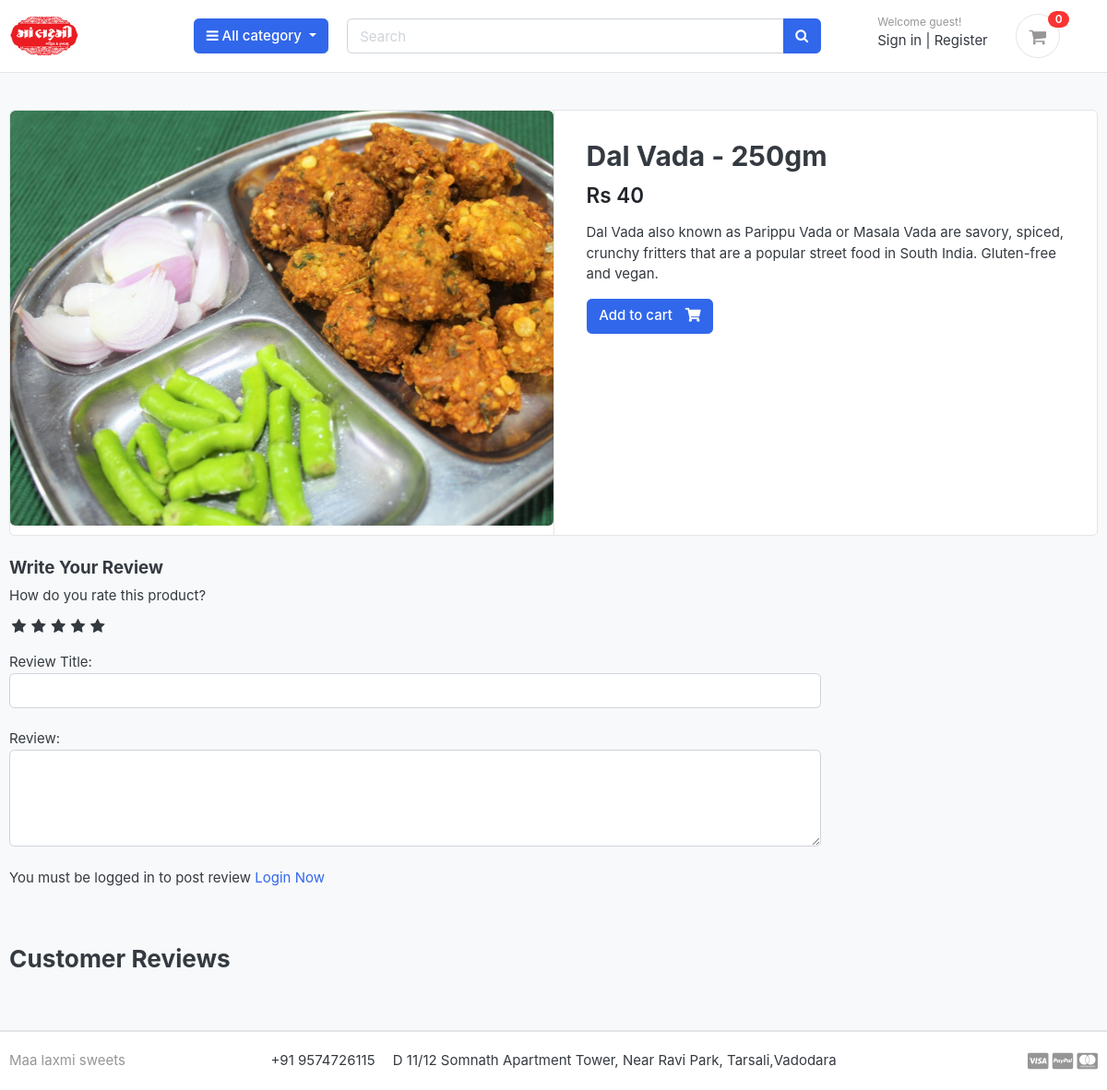
The page /store/category/farsan/dal-vada/ on the database its author committed.
### store/models.py (models this page shows, shortened)
class Product(models.Model):
    product_name = models.CharField(max_length=200,unique=True)
    slug = models.SlugField(max_length=200,unique=True)
    description = models.TextField(max_length=500,blank=True)
    price = models.IntegerField()
    images = models.ImageField(upload_to='photos/products')
    stock = models.IntegerField()
    is_available = models.BooleanField(default=True)
    category = models.ForeignKey(Category, on_delete=models.CASCADE)
    created_date = models.DateTimeField(auto_now_add=True)
    modified_date = models.DateTimeField(auto_now=True)

### store/views.py (the view)
# urls.py: path('category/<slug:category_slug>/<slug:product_slug>/',views.product_detail,name='product_detail'),
def product_detail(request, category_slug, product_slug):
    try:
        single_product = Product.objects.get(
            category__slug=category_slug, slug=product_slug)
        in_cart = CartItem.objects.filter(cart__cart_id=_cart_id(
            request), product=single_product).exists()
    except Exception as e:
        raise e
    if request.user.is_authenticated:
        try:
            orderproduct = OrderProduct.objects.filter(user=request.user,product_id=single_product.id).exists()
        except OrderProduct.DoesNotExist:
            orderproduct = None
    else:
        orderproduct = None
    reviews = ReviewRating.objects.filter(product_id=single_product.id,status=True)
    context = {
        'single_product': single_product,
        'in_cart': in_cart,
        'orderproduct':orderproduct,
        'reviews':reviews,
    }
    return render(request, 'store/product_detail.html', context)

### carts/context_processors.py (called while the page is built)
def counter(request):
    cart_count = 0
    if 'admin' in request.path:
        return {}
    else:
        try:
            cart = Cart.objects.filter(cart_id=_cart_id(request))
            if request.user.is_authenticated:
                cart_items = CartItem.objects.all().filter(user=request.user)
            else:
                cart_items = CartItem.objects.all().filter(cart=cart[:1])
            for cart_item in cart_items:
                cart_count += cart_item.quantity
        except Cart.DoesNotExist:
            cart_count = 0
    return dict(cart_count=cart_count)

### carts/views.py (called while the page is built)
def _cart_id(request):
    cart = request.session.session_key
    if not cart:
        cart = request.session.create()
    return cart

### category/context_processors.py (called while the page is built)
def menu_links(request):
    links = Category.objects.all()
    return dict(links=links)

### category/models.py (called while the page is built)
    def get_url(self):
        return reverse('products_by_category',args=[self.slug])

### templates/store/product_detail.html (shortened to what this page needs)
 {% extends 'base.html' %}
 {% load static %}
 {% block content %}
<section class="section-content padding-y bg">
    <div class="container">
    <div class="card">
        <div class="row no-gutters">
            <aside class="col-md-6">
    <article class="gallery-wrap">
        <div class="img-big-wrap">
           <a href="#"><img src="{{single_product.images.url}}"></a>
        </div>
    </article>
            </aside>
            <main class="col-md-6 border-left">
    <article class="content-body">
    <h2 class="title">{{single_product.product_name}}</h2>
    <div class="mb-3">
        <var class="price h4">Rs {{single_product.price}}</var>
    </div>
    <p>{{single_product.description}}</p>
        {% if single_product.stock <= 0 %}
        <h5 class="text-danger">Out Of Stock</h5>
        {% else %}
        {% if in_cart %}
        <a href="#" class="btn  btn-success"> <span class="text">Added to Cart</span> <i class="fas fa-check"></i>  </a>
        <a href="{% url 'cart' %}" class="btn  btn-outline-primary"> <span class="text">View Cart</span> <i class="fas fa-eye"></i>  </a>
        {% else %}
        <a href="{% url 'add_cart' single_product.id %}" class="btn  btn-primary"> <span class="text">Add to cart</span> <i class="fas fa-shopping-cart"></i>  </a>
        {% endif %}
        {% endif %}
    </article>
            </main>
        </div>
    </div>
    <br>
    <div class="row">
                <div class="col-md-9">
        <form action="{% url 'submit_review' single_product.id %}" method="POST">
          <h5>
            Write Your Review
          </h5>
            <div>
              <label>How do you rate this product? </label>
              <br>
              <div class="rate">
                <input type="radio" name="rating" id="rating10" value="5" required /><label for="rating10" title="5"></label>
                <input type="radio" name="rating" id="rating8" value="4" required /><label for="rating8" title="4"></label>
                <input type="radio" name="rating" id="rating6" value="3" required /><label for="rating6" title="3"></label>
                <input type="radio" name="rating" id="rating4" value="2" required /><label for="rating4" title="2"></label>
                <input type="radio" name="rating" id="rating2" value="1" required /><label for="rating2" title="1"></label>
              </div>
              <br>
              Review Title:
              <input type="text" class="form-control" name="subject">
              <br>
              Review:
              <textarea name="review" rows="4" class="form-control"></textarea>
              <br>
              {% if user.is_authenticated %}
              {% if orderproduct %}
              <input type="submit" value="Submit Review" class="btn btn-primary" >
              {% else %}
              <p>You must purchase to post review </p>
              {% endif %}
              {% else %}
              <p>You must be logged in to post review <span><a href="{% url 'login' %}">Login Now</a></span></p>
              {% endif %}
            </div>
            <br>
        </form>
        <br>
        <header class="section-heading">
          <h3>Customer Reviews </h3>
      </header>
        </div>
    </div>
    </div>
    </section>
 {% endblock %}

### static/css/custom.css (style rules this page uses)
.rate { display: inline-block;; border: 0; }
.rate > label { float: right; }
.rate > label:before { display: inline-block; font-size: 1.1rem; font-family: FontAwesome; content: "\f005"; margin:0; padding:0.3rem .2rem; cursor: pointer; }

### static/css/ui.css (style rules this page uses)
html { font-family: "Inter", sans-serif; font-size: 15px; }
.content-body { flex: 1 1 auto; padding: 2rem 2.3rem; }
.padding-y { padding-top: 40px; padding-bottom: 40px; }
var { font-style: normal; }
article:after, .form-group:after { display: block; clear: both; content: ""; }
.bg { background-color: #f8f9fa; }
.section-heading { margin-bottom: 20px; margin-top: 15px; }
p:last-child { margin-bottom: 0; }
.btn .text + i { margin-left: 10px; }
.price { font-weight: 600; color: #212529; }
.gallery-wrap .img-big-wrap { margin-bottom: 10px; border-radius: 0.37rem; overflow: hidden; background-color: #fff; }
.gallery-wrap .img-big-wrap a { text-align: center; display: block; }
.gallery-wrap .img-big-wrap img { height: 450px; width: auto; display: inline-block; }

### rows shown on the page
Product: images (picture), product_name "Dal Vada - 250gm", price "40", description "Dal Vada also known as Parippu Vada or Masala Vada are savory, spiced, crunchy fritters that are a popular street food in South India. Gluten-free and vegan."

### other values the page prints
{{ cart_count }} "0"
